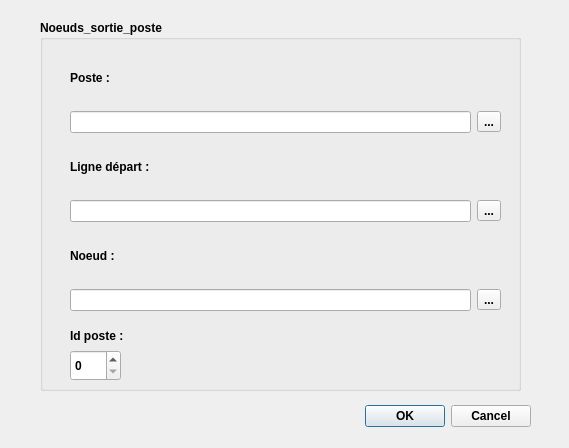
<?xml version="1.0" encoding="UTF-8"?>
<ui version="4.0">
 <class>Dialog</class>
 <widget class="QDialog" name="Dialog">
  <property name="geometry">
   <rect>
    <x>0</x>
    <y>0</y>
    <width>569</width>
    <height>448</height>
   </rect>
  </property>
  <property name="windowTitle">
   <string>Noeud sortie du poste </string>
  </property>
  <widget class="QDialogButtonBox" name="buttonBox">
   <property name="geometry">
    <rect>
     <x>190</x>
     <y>400</y>
     <width>341</width>
     <height>32</height>
    </rect>
   </property>
   <property name="font">
    <font>
     <weight>75</weight>
     <bold>true</bold>
    </font>
   </property>
   <property name="orientation">
    <enum>Qt::Horizontal</enum>
   </property>
   <property name="standardButtons">
    <set>QDialogButtonBox::Cancel|QDialogButtonBox::Ok</set>
   </property>
  </widget>
  <widget class="QGroupBox" name="groupBox">
   <property name="geometry">
    <rect>
     <x>40</x>
     <y>20</y>
     <width>481</width>
     <height>371</height>
    </rect>
   </property>
   <property name="font">
    <font>
     <weight>75</weight>
     <bold>true</bold>
    </font>
   </property>
   <property name="title">
    <string>Noeuds_sortie_poste</string>
   </property>
   <widget class="QWidget" name="gridLayoutWidget">
    <property name="geometry">
     <rect>
      <x>30</x>
      <y>30</y>
      <width>431</width>
      <height>261</height>
     </rect>
    </property>
    <layout class="QGridLayout" name="gridLayout">
     <item row="7" column="0">
      <widget class="QLineEdit" name="lineEdit_3"/>
     </item>
     <item row="1" column="0">
      <widget class="QLabel" name="label">
       <property name="text">
        <string>Poste : </string>
       </property>
      </widget>
     </item>
     <item row="6" column="0">
      <widget class="QLabel" name="label_3">
       <property name="text">
        <string>Noeud :</string>
       </property>
      </widget>
     </item>
     <item row="4" column="0">
      <widget class="QLabel" name="label_2">
       <property name="text">
        <string>Ligne départ :</string>
       </property>
      </widget>
     </item>
     <item row="5" column="0">
      <widget class="QLineEdit" name="lineEdit_2"/>
     </item>
     <item row="2" column="0">
      <widget class="QLineEdit" name="lineEdit"/>
     </item>
     <item row="2" column="1">
      <widget class="QToolButton" name="toolButton">
       <property name="text">
        <string>...</string>
       </property>
      </widget>
     </item>
     <item row="5" column="1">
      <widget class="QToolButton" name="toolButton_2">
       <property name="text">
        <string>...</string>
       </property>
      </widget>
     </item>
     <item row="7" column="1">
      <widget class="QToolButton" name="toolButton_3">
       <property name="text">
        <string>...</string>
       </property>
      </widget>
     </item>
    </layout>
   </widget>
   <widget class="QLabel" name="label_4">
    <property name="geometry">
     <rect>
      <x>30</x>
      <y>300</y>
      <width>101</width>
      <height>31</height>
     </rect>
    </property>
    <property name="text">
     <string>Id poste : </string>
    </property>
   </widget>
   <widget class="QSpinBox" name="spinBox">
    <property name="geometry">
     <rect>
      <x>30</x>
      <y>330</y>
      <width>51</width>
      <height>31</height>
     </rect>
    </property>
   </widget>
  </widget>
 </widget>
 <resources/>
 <connections>
  <connection>
   <sender>buttonBox</sender>
   <signal>accepted()</signal>
   <receiver>Dialog</receiver>
   <slot>accept()</slot>
   <hints>
    <hint type="sourcelabel">
     <x>248</x>
     <y>254</y>
    </hint>
    <hint type="destinationlabel">
     <x>157</x>
     <y>274</y>
    </hint>
   </hints>
  </connection>
  <connection>
   <sender>buttonBox</sender>
   <signal>rejected()</signal>
   <receiver>Dialog</receiver>
   <slot>reject()</slot>
   <hints>
    <hint type="sourcelabel">
     <x>316</x>
     <y>260</y>
    </hint>
    <hint type="destinationlabel">
     <x>286</x>
     <y>274</y>
    </hint>
   </hints>
  </connection>
 </connections>
</ui>
